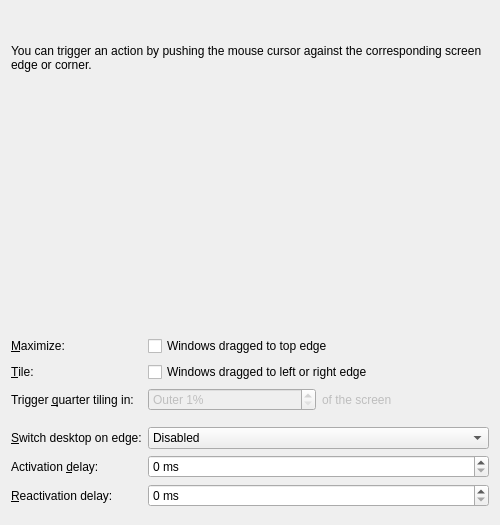
<?xml version="1.0" encoding="UTF-8"?>
<ui version="4.0">
 <class>KWinScreenEdgesConfigUI</class>
 <widget class="QWidget" name="KWinScreenEdgesConfigUI">
  <property name="geometry">
   <rect>
    <x>0</x>
    <y>0</y>
    <width>500</width>
    <height>525</height>
   </rect>
  </property>
  <property name="minimumSize">
   <size>
    <width>500</width>
    <height>525</height>
   </size>
  </property>
  <layout class="QVBoxLayout" name="verticalLayout">
   <item>
    <widget class="QLabel" name="infoLabel">
     <property name="text">
      <string>You can trigger an action by pushing the mouse cursor against the corresponding screen edge or corner.</string>
     </property>
     <property name="wordWrap">
      <bool>true</bool>
     </property>
    </widget>
   </item>
   <item>
    <spacer name="verticalSpacer_2">
     <property name="orientation">
      <enum>Qt::Vertical</enum>
     </property>
     <property name="sizeType">
      <enum>QSizePolicy::Minimum</enum>
     </property>
     <property name="sizeHint" stdset="0">
      <size>
       <width>20</width>
       <height>20</height>
      </size>
     </property>
    </spacer>
   </item>
   <item>
    <widget class="KWin::Monitor" name="monitor" native="true">
     <property name="minimumSize">
      <size>
       <width>200</width>
       <height>200</height>
      </size>
     </property>
     <property name="focusPolicy">
      <enum>Qt::StrongFocus</enum>
     </property>
    </widget>
   </item>
   <item>
    <layout class="QFormLayout" name="formLayout">
     <property name="formAlignment">
      <set>Qt::AlignHCenter|Qt::AlignTop</set>
     </property>
     <item row="0" column="0">
      <widget class="QLabel" name="quickMaximizeLabel">
       <property name="text">
        <string>&amp;Maximize:</string>
       </property>
       <property name="buddy">
        <cstring>kcfg_ElectricBorderMaximize</cstring>
       </property>
      </widget>
     </item>
     <item row="0" column="1">
      <widget class="QCheckBox" name="kcfg_ElectricBorderMaximize">
       <property name="text">
        <string>Windows dragged to top edge</string>
       </property>
      </widget>
     </item>
     <item row="1" column="0">
      <widget class="QLabel" name="quickTileLabel">
       <property name="text">
        <string>&amp;Tile:</string>
       </property>
       <property name="buddy">
        <cstring>kcfg_ElectricBorderTiling</cstring>
       </property>
      </widget>
     </item>
     <item row="1" column="1">
      <widget class="QCheckBox" name="kcfg_ElectricBorderTiling">
       <property name="text">
        <string>Windows dragged to left or right edge</string>
       </property>
      </widget>
     </item>
     <item row="2" column="0">
      <widget class="QLabel" name="electricBorderCornerRatioLabel">
       <property name="text">
        <string>Trigger &amp;quarter tiling in:</string>
       </property>
       <property name="buddy">
        <cstring>electricBorderCornerRatioSpin</cstring>
       </property>
      </widget>
     </item>
     <item row="2" column="1">
      <layout class="QHBoxLayout" name="horizontalLayout">
       <item>
        <widget class="QSpinBox" name="electricBorderCornerRatioSpin">
         <property name="enabled">
          <bool>false</bool>
         </property>
         <property name="suffix">
          <string>%</string>
         </property>
         <property name="prefix">
          <string>Outer </string>
         </property>
         <property name="minimum">
          <number>1</number>
         </property>
         <property name="maximum">
          <number>49</number>
         </property>
        </widget>
       </item>
       <item>
        <widget class="QLabel" name="label_1">
         <property name="enabled">
          <bool>false</bool>
         </property>
         <property name="text">
          <string>of the screen</string>
         </property>
        </widget>
       </item>
      </layout>
     </item>
     <item row="4" column="0">
      <widget class="QLabel" name="desktopSwitchLabel">
       <property name="toolTip">
        <string>Change desktop when the mouse cursor is pushed against the edge of the screen</string>
       </property>
       <property name="text">
        <string>&amp;Switch desktop on edge:</string>
       </property>
       <property name="buddy">
        <cstring>kcfg_ElectricBorders</cstring>
       </property>
      </widget>
     </item>
     <item row="4" column="1">
      <widget class="QComboBox" name="kcfg_ElectricBorders">
       <item>
        <property name="text">
         <string comment="Switch desktop on edge">Disabled</string>
        </property>
       </item>
       <item>
        <property name="text">
         <string>Only When Moving Windows</string>
        </property>
       </item>
       <item>
        <property name="text">
         <string>Always Enabled</string>
        </property>
       </item>
      </widget>
     </item>
     <item row="5" column="0">
      <widget class="QLabel" name="activationDelayLabel">
       <property name="toolTip">
        <string>Amount of time required for the mouse cursor to be pushed against the edge of the screen before the action is triggered</string>
       </property>
       <property name="text">
        <string>Activation &amp;delay:</string>
       </property>
       <property name="buddy">
        <cstring>kcfg_ElectricBorderDelay</cstring>
       </property>
      </widget>
     </item>
     <item row="5" column="1">
      <widget class="QSpinBox" name="kcfg_ElectricBorderDelay">
       <property name="suffix">
        <string> ms</string>
       </property>
       <property name="maximum">
        <number>1000</number>
       </property>
       <property name="singleStep">
        <number>50</number>
       </property>
       <property name="value">
        <number>0</number>
       </property>
      </widget>
     </item>
     <item row="6" column="0">
      <widget class="QLabel" name="triggerCooldownLabel">
       <property name="enabled">
        <bool>true</bool>
       </property>
       <property name="toolTip">
        <string>Amount of time required after triggering an action until the next trigger can occur</string>
       </property>
       <property name="text">
        <string>&amp;Reactivation delay:</string>
       </property>
       <property name="buddy">
        <cstring>kcfg_ElectricBorderCooldown</cstring>
       </property>
      </widget>
     </item>
     <item row="6" column="1">
      <widget class="QSpinBox" name="kcfg_ElectricBorderCooldown">
       <property name="enabled">
        <bool>true</bool>
       </property>
       <property name="suffix">
        <string> ms</string>
       </property>
       <property name="maximum">
        <number>1000</number>
       </property>
       <property name="singleStep">
        <number>50</number>
       </property>
       <property name="value">
        <number>0</number>
       </property>
      </widget>
     </item>
     <item row="3" column="1">
      <spacer name="verticalSpacer_1">
       <property name="orientation">
        <enum>Qt::Vertical</enum>
       </property>
       <property name="sizeType">
        <enum>QSizePolicy::Fixed</enum>
       </property>
       <property name="sizeHint" stdset="0">
        <size>
         <width>20</width>
         <height>4</height>
        </size>
       </property>
      </spacer>
     </item>
    </layout>
   </item>
   <item>
    <spacer name="verticalSpacer_3">
     <property name="orientation">
      <enum>Qt::Vertical</enum>
     </property>
     <property name="sizeType">
      <enum>QSizePolicy::Expanding</enum>
     </property>
    </spacer>
   </item>
  </layout>
 </widget>
 <customwidgets>
  <customwidget>
   <class>KWin::Monitor</class>
   <extends>QWidget</extends>
   <header>monitor.h</header>
   <container>1</container>
  </customwidget>
 </customwidgets>
 <resources/>
 <connections>
  <connection>
   <sender>kcfg_ElectricBorderTiling</sender>
   <signal>toggled(bool)</signal>
   <receiver>label_1</receiver>
   <slot>setEnabled(bool)</slot>
   <hints>
    <hint type="sourcelabel">
     <x>20</x>
     <y>20</y>
    </hint>
    <hint type="destinationlabel">
     <x>20</x>
     <y>20</y>
    </hint>
   </hints>
  </connection>
  <connection>
   <sender>kcfg_ElectricBorderTiling</sender>
   <signal>toggled(bool)</signal>
   <receiver>electricBorderCornerRatioSpin</receiver>
   <slot>setEnabled(bool)</slot>
   <hints>
    <hint type="sourcelabel">
     <x>20</x>
     <y>20</y>
    </hint>
    <hint type="destinationlabel">
     <x>20</x>
     <y>20</y>
    </hint>
   </hints>
  </connection>
  <connection>
   <sender>kcfg_ElectricBorderTiling</sender>
   <signal>toggled(bool)</signal>
   <receiver>electricBorderCornerRatioLabel</receiver>
   <slot>setEnabled(bool)</slot>
   <hints>
    <hint type="sourcelabel">
     <x>20</x>
     <y>20</y>
    </hint>
    <hint type="destinationlabel">
     <x>20</x>
     <y>20</y>
    </hint>
   </hints>
  </connection>
 </connections>
</ui>
